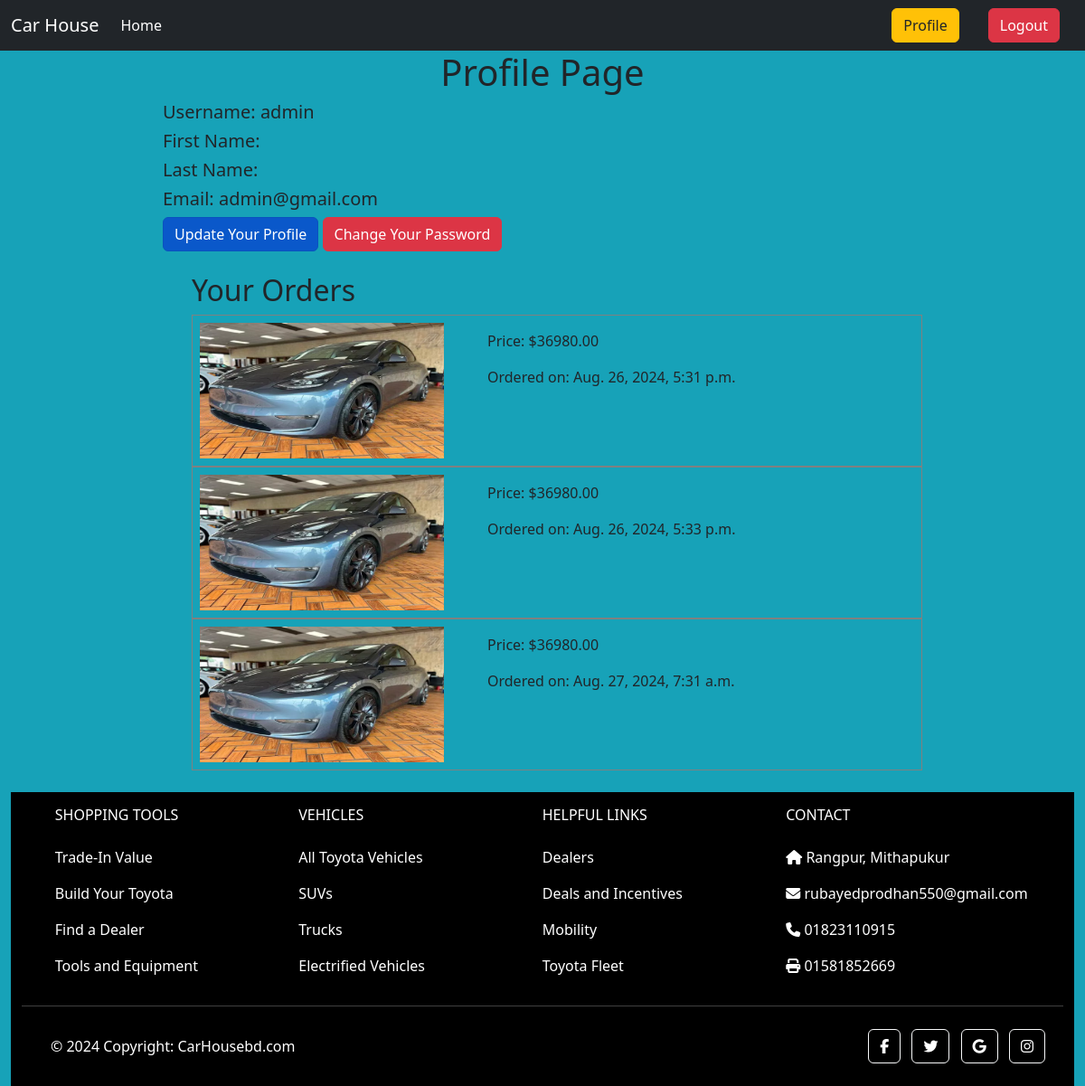
The app's page /carmarket/orders/ (signed in) with its own data.
### carmarket/models.py (models this page shows, shortened)
class Order(models.Model):
    user = models.ForeignKey(User, on_delete=models.CASCADE)
    car = models.ForeignKey(Car, on_delete=models.CASCADE)
    order_date = models.DateTimeField(auto_now_add=True)

class Car(models.Model):
    brand = models.ForeignKey(Brand, on_delete=models.CASCADE)
    title=models.CharField(max_length=30)
    description=models.TextField()
    price=models.DecimalField(max_digits=10, decimal_places=2)
    quantity = models.PositiveIntegerField(default=0)
    image = models.ImageField(upload_to='media/cars')

### carmarket/views.py (the view)
# urls.py: path('orders/', views.order_history, name='profile'),
@login_required
def order_history(request):
    orders = Order.objects.filter(user=request.user)
    return render(request, 'profile.html', {'orders': orders})

### carmarket/templates/profile.html (shortened to what this page needs)
{% extends 'base.html' %}
{%  load crispy_forms_tags %}
{% block content %}
<form style="width:70% ; margin : auto" method="POST">
    <h1 class="text-center ">Profile Page</h1>
    <h5>Username: {{ user.username }}</h5>
    <h5>First Name: {{ user.first_name }}</h5>
    <h5> Last Name: {{ user.last_name }}</h5>
    <h5>Email: {{ user.email }}</h5>
    <a href="edit_profile" class="btn btn-primary  active" role="button" aria-pressed="true">Update Your Profile</a>
    <a class="btn btn-danger " href="pass_change">Change Your Password</a>
<ul class="mt-4">
    <h2>Your Orders</h2>
    {% for order in orders %}
        <li class="d-flex p-2 gap-5" style="border:1px solid gray">
            <div class="">
            <img class="" style="height:150px ;width:270px" src="{{ order.car.image.url }}" alt="{{ car.name }}">
            </div>
            <div class="">
            <p>Price: ${{ order.car.price }}</p>
            <p>Ordered on: {{ order.order_date }}</p>
            </div>
        </li>
    {% endfor %}
</ul>
</form>
{% endblock content %}

### records on screen
Order: car.image (picture), car.price "36980.00", order_date "Aug. 26, 2024, 5:31 p.m."
Order: car.image (picture), car.price "36980.00", order_date "Aug. 26, 2024, 5:33 p.m."
Order: car.image (picture), car.price "36980.00", order_date "Aug. 27, 2024, 7:31 a.m."

### other values on screen
{{ user.username }} "admin"
{{ user.email }} "admin@gmail.com"
